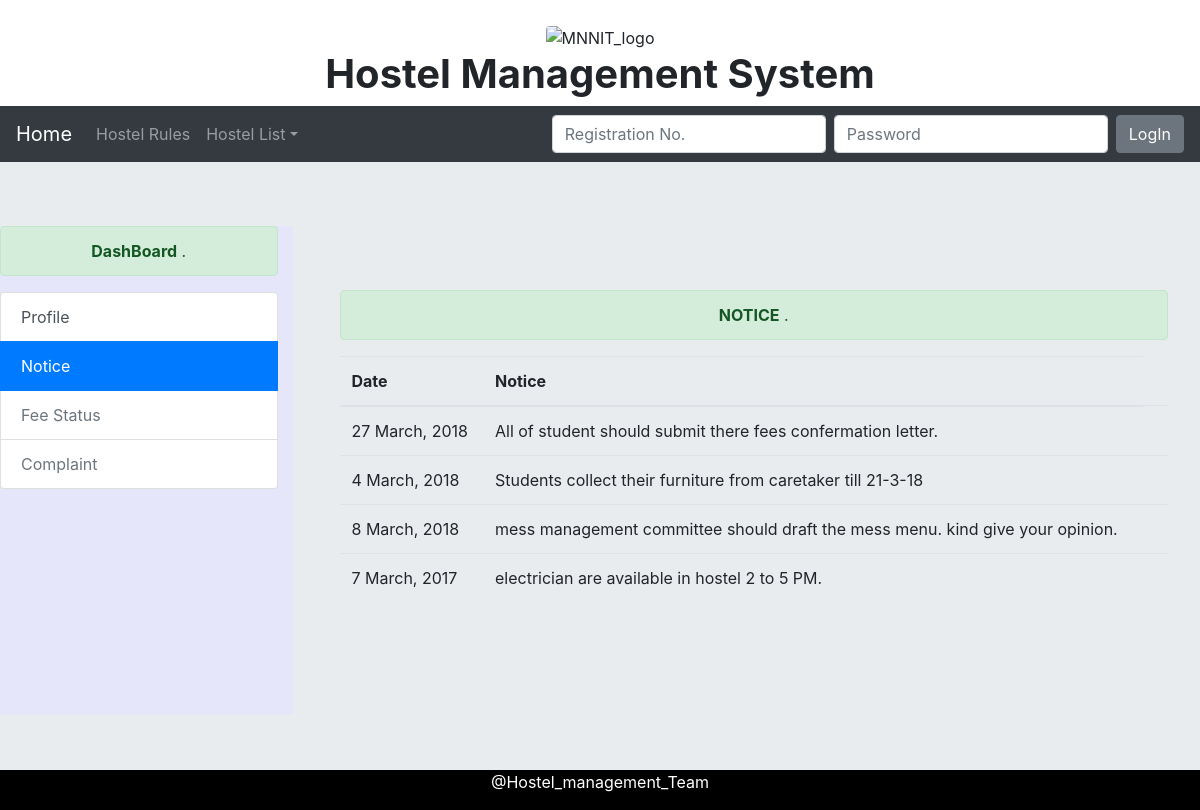
Page /notice.php on the committed database.
### tables this page shows
CREATE TABLE `notice` (
  `HostelName` varchar(50) NOT NULL,
  `noticeDate` date DEFAULT NULL,
  `Notice` varchar(300) DEFAULT NULL
);

### notice.php (the view, shortened to what this page needs)
<!DOCTYPE html>
<html>
 <head>
  <link rel="stylesheet" href="bootstrap_css.css">
  <link rel="stylesheet" href="mystyle.css">
 </head>
 <body>
	<div class="container-fluid"style="text-align:center">
  <br>
  <img src="media/MNNIT_logo.png" class="rounded" alt="MNNIT_logo" width="500" height="200">
  <h1><strong>Hostel Management System</strong></h1>
</div>
<nav class="navbar navbar-expand-sm bg-dark navbar-dark sticky-top">
  <a class="navbar-brand" href="home.php">Home</a>
  <div class="collapse navbar-collapse" id="navbarColor01">
    <ul class="navbar-nav mr-auto">
      <li class="nav-item">
        <a class="nav-link" href="http://www.mnnit.ac.in/index.php/facilities/hostels/rules">Hostel Rules</a>
      </li>
      <li class="nav-item dropdown">
		<a class="nav-link dropdown-toggle" data-toggle="dropdown" href="#" role="button" aria-haspopup="true" aria-expanded="false">Hostel List</a>
  </li>
    </ul>
    <?php
		if(isset($_SESSION['RegNo']))
		{
			echo'<form class="form-inline my-2 my-lg-0"action="logout.php" method="post">
			<button class="btn btn-secondary my-2 my-sm-0" type="submit" name="logout">LogOut</button>
				</form>';
		}
		else
			echo'<form class="form-inline my-2 my-lg-0"action="welcome.php" method="post">
			<input class="form-control mr-sm-2" type="text" name="id" placeholder="Registration No.">
			<input class="form-control mr-sm-2" type="password" name="pwd" placeholder="Password">
			<button class="btn btn-secondary my-2 my-sm-0" type="submit">LogIn</button>
				</form>';
	?>
  </div>
</nav>
<div class="jumbotron jumbotron-fluid">
	<div class="row">
		<div class="col-sm-3" style="background-color:lavender;">
			<div class="alert alert-success"style="text-align:center">
					<strong>DashBoard</strong> .
			</div>
			<div class="list-group">
				<a href="welcome.php" class="list-group-item list-group-item-action ">Profile</a>
				<a href="notice.php" class="list-group-item list-group-item-action active">Notice</a>
				<a href="feestatus.php" class="list-group-item list-group-item-action disabled">Fee Status</a>
				<a href="complaint.php" class="list-group-item list-group-item-action disabled">Complaint</a>
			</div>
		</div>
		<div class="col-sm-9" >
			<div class="jumbotron">
					<div class="alert alert-success"style="text-align:center">
					<strong>NOTICE</strong> .
			</div>
			<?php
				include('db_inc.php');
				$sql="SELECT Notice,NoticeDate, DATE_FORMAT(`NoticeDate`, '%e %M, %Y') AS dateToPrint FROM notice ";
				$result=mysqli_query($conn,$sql);
				$resultCheck=mysqli_num_rows($result);
				if($resultCheck<1)
				{
					echo'<strong>No new notice are available here</strong>';
				}
				else
				{
					echo'<table class="table table-hover">
					<thead>
						<tr>
							<th>Date</th>
							<th scope="col">Notice</th>
						 </tr>
					</thead>
					<tbody>';
						while($row=mysqli_fetch_assoc($result))
						{
							print "<tr > <td>";
							echo $row['dateToPrint'];
							print "</td> <td>";
							echo $row['Notice'];
							print "</td> <td>";
						}
						echo'</tbody></table>';
				}
			?>
			</div>
		</div>
	</div>
</div>
	<div class="footer">
  <p>@Hostel_management_Team</p>
</div>
 </body>
</html>

### mystyle.css (style rules this page uses)
.footer { position: fixed; left: 0; bottom: 0; width: 100%; background-color: black; color: white; text-align: center; }

### rows in the picture
notice: dateToPrint "27 March, 2018", Notice "All of student should submit there fees confermation letter."
notice: dateToPrint "4 March, 2018", Notice "Students collect their furniture from caretaker till 21-3-18"
notice: dateToPrint "8 March, 2018", Notice "mess management committee should draft the mess menu. kind give your opinion."
notice: dateToPrint "7 March, 2017", Notice "electrician are available in hostel 2 to 5 PM."
